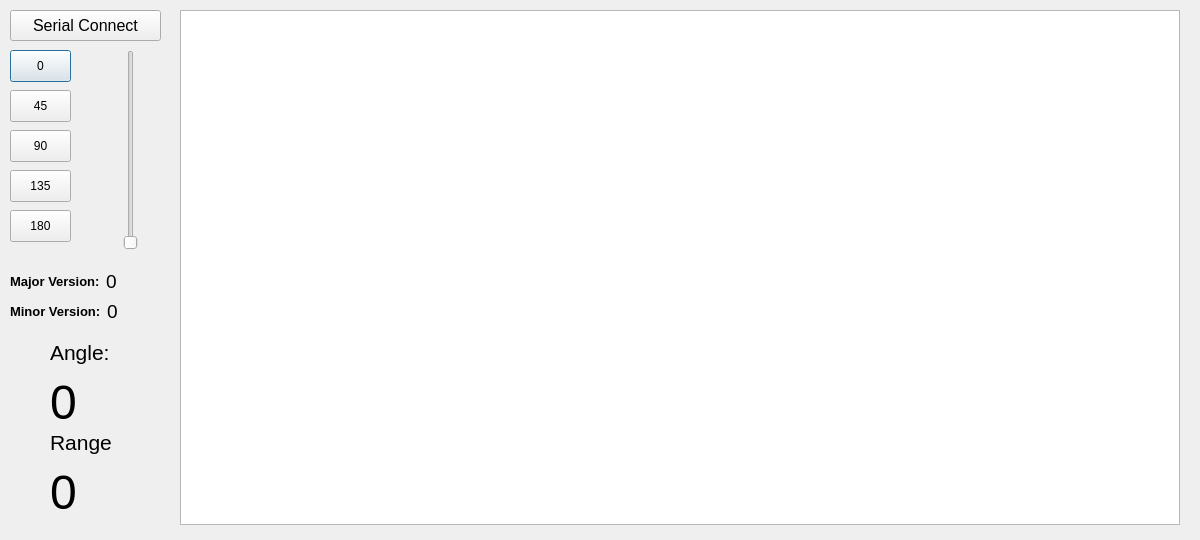
<?xml version="1.0" encoding="UTF-8"?>
<ui version="4.0">
 <class>Dialog</class>
 <widget class="QDialog" name="Dialog">
  <property name="geometry">
   <rect>
    <x>0</x>
    <y>0</y>
    <width>1200</width>
    <height>540</height>
   </rect>
  </property>
  <property name="maximumSize">
   <size>
    <width>1200</width>
    <height>540</height>
   </size>
  </property>
  <property name="windowTitle">
   <string>Radar</string>
  </property>
  <widget class="QLabel" name="label">
   <property name="geometry">
    <rect>
     <x>50</x>
     <y>340</y>
     <width>71</width>
     <height>25</height>
    </rect>
   </property>
   <property name="maximumSize">
    <size>
     <width>150</width>
     <height>25</height>
    </size>
   </property>
   <property name="font">
    <font>
     <family>Arial</family>
     <pointsize>16</pointsize>
    </font>
   </property>
   <property name="text">
    <string>Angle:</string>
   </property>
  </widget>
  <widget class="QLabel" name="txt_Angle">
   <property name="geometry">
    <rect>
     <x>50</x>
     <y>380</y>
     <width>111</width>
     <height>45</height>
    </rect>
   </property>
   <property name="maximumSize">
    <size>
     <width>150</width>
     <height>45</height>
    </size>
   </property>
   <property name="font">
    <font>
     <family>Arial</family>
     <pointsize>36</pointsize>
    </font>
   </property>
   <property name="autoFillBackground">
    <bool>false</bool>
   </property>
   <property name="text">
    <string>0</string>
   </property>
  </widget>
  <widget class="QLabel" name="label_2">
   <property name="geometry">
    <rect>
     <x>50</x>
     <y>430</y>
     <width>81</width>
     <height>25</height>
    </rect>
   </property>
   <property name="maximumSize">
    <size>
     <width>150</width>
     <height>25</height>
    </size>
   </property>
   <property name="font">
    <font>
     <family>Arial</family>
     <pointsize>16</pointsize>
    </font>
   </property>
   <property name="text">
    <string>Range</string>
   </property>
  </widget>
  <widget class="QLabel" name="txt_Range">
   <property name="geometry">
    <rect>
     <x>50</x>
     <y>470</y>
     <width>111</width>
     <height>45</height>
    </rect>
   </property>
   <property name="maximumSize">
    <size>
     <width>175</width>
     <height>45</height>
    </size>
   </property>
   <property name="font">
    <font>
     <family>Arial</family>
     <pointsize>36</pointsize>
    </font>
   </property>
   <property name="text">
    <string>0</string>
   </property>
  </widget>
  <widget class="QGraphicsView" name="graphicsView">
   <property name="geometry">
    <rect>
     <x>180</x>
     <y>10</y>
     <width>1000</width>
     <height>515</height>
    </rect>
   </property>
   <property name="maximumSize">
    <size>
     <width>1000</width>
     <height>515</height>
    </size>
   </property>
  </widget>
  <widget class="QPushButton" name="button0">
   <property name="geometry">
    <rect>
     <x>10</x>
     <y>50</y>
     <width>61</width>
     <height>32</height>
    </rect>
   </property>
   <property name="text">
    <string>0</string>
   </property>
  </widget>
  <widget class="QPushButton" name="button90">
   <property name="geometry">
    <rect>
     <x>10</x>
     <y>130</y>
     <width>61</width>
     <height>32</height>
    </rect>
   </property>
   <property name="text">
    <string>90</string>
   </property>
  </widget>
  <widget class="QPushButton" name="button180">
   <property name="geometry">
    <rect>
     <x>10</x>
     <y>210</y>
     <width>61</width>
     <height>32</height>
    </rect>
   </property>
   <property name="text">
    <string>180</string>
   </property>
  </widget>
  <widget class="QSlider" name="verticalSlider">
   <property name="geometry">
    <rect>
     <x>110</x>
     <y>50</y>
     <width>41</width>
     <height>200</height>
    </rect>
   </property>
   <property name="maximumSize">
    <size>
     <width>100</width>
     <height>200</height>
    </size>
   </property>
   <property name="maximum">
    <number>180</number>
   </property>
   <property name="orientation">
    <enum>Qt::Orientation::Vertical</enum>
   </property>
  </widget>
  <widget class="QPushButton" name="button45">
   <property name="geometry">
    <rect>
     <x>10</x>
     <y>90</y>
     <width>61</width>
     <height>32</height>
    </rect>
   </property>
   <property name="text">
    <string>45</string>
   </property>
  </widget>
  <widget class="QPushButton" name="button135">
   <property name="geometry">
    <rect>
     <x>10</x>
     <y>170</y>
     <width>61</width>
     <height>32</height>
    </rect>
   </property>
   <property name="text">
    <string>135</string>
   </property>
  </widget>
  <widget class="QPushButton" name="btnConnect">
   <property name="geometry">
    <rect>
     <x>10</x>
     <y>10</y>
     <width>151</width>
     <height>31</height>
    </rect>
   </property>
   <property name="font">
    <font>
     <pointsize>12</pointsize>
    </font>
   </property>
   <property name="text">
    <string>Serial Connect</string>
   </property>
  </widget>
  <widget class="QWidget" name="layoutWidget">
   <property name="geometry">
    <rect>
     <x>10</x>
     <y>270</y>
     <width>110</width>
     <height>23</height>
    </rect>
   </property>
   <layout class="QHBoxLayout" name="horizontalLayout">
    <item>
     <widget class="QLabel" name="label_3">
      <property name="maximumSize">
       <size>
        <width>150</width>
        <height>25</height>
       </size>
      </property>
      <property name="font">
       <font>
        <family>Arial</family>
        <pointsize>10</pointsize>
        <bold>true</bold>
       </font>
      </property>
      <property name="text">
       <string>Major Version:</string>
      </property>
     </widget>
    </item>
    <item>
     <widget class="QLabel" name="txt_majorVersion">
      <property name="maximumSize">
       <size>
        <width>150</width>
        <height>45</height>
       </size>
      </property>
      <property name="font">
       <font>
        <family>Arial</family>
        <pointsize>14</pointsize>
       </font>
      </property>
      <property name="autoFillBackground">
       <bool>false</bool>
      </property>
      <property name="text">
       <string>0</string>
      </property>
     </widget>
    </item>
   </layout>
  </widget>
  <widget class="QWidget" name="layoutWidget">
   <property name="geometry">
    <rect>
     <x>10</x>
     <y>300</y>
     <width>110</width>
     <height>23</height>
    </rect>
   </property>
   <layout class="QHBoxLayout" name="horizontalLayout_2">
    <item>
     <widget class="QLabel" name="label_4">
      <property name="maximumSize">
       <size>
        <width>150</width>
        <height>25</height>
       </size>
      </property>
      <property name="font">
       <font>
        <family>Arial</family>
        <pointsize>10</pointsize>
        <bold>true</bold>
       </font>
      </property>
      <property name="text">
       <string>Minor Version:</string>
      </property>
     </widget>
    </item>
    <item>
     <widget class="QLabel" name="txt_minorVersion">
      <property name="maximumSize">
       <size>
        <width>150</width>
        <height>45</height>
       </size>
      </property>
      <property name="font">
       <font>
        <family>Arial</family>
        <pointsize>14</pointsize>
       </font>
      </property>
      <property name="autoFillBackground">
       <bool>false</bool>
      </property>
      <property name="text">
       <string>0</string>
      </property>
     </widget>
    </item>
   </layout>
  </widget>
 </widget>
 <resources/>
 <connections/>
</ui>
